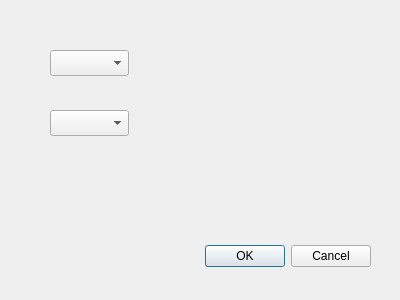
<?xml version="1.0" encoding="UTF-8"?>
<ui version="4.0">
 <class>AddRentalDialog</class>
 <widget class="QDialog" name="AddRentalDialog">
  <property name="geometry">
   <rect>
    <x>0</x>
    <y>0</y>
    <width>400</width>
    <height>300</height>
   </rect>
  </property>
  <property name="windowTitle">
   <string>Dialog</string>
  </property>
  <widget class="QDialogButtonBox" name="buttonBox">
   <property name="geometry">
    <rect>
     <x>30</x>
     <y>240</y>
     <width>341</width>
     <height>32</height>
    </rect>
   </property>
   <property name="orientation">
    <enum>Qt::Orientation::Horizontal</enum>
   </property>
   <property name="standardButtons">
    <set>QDialogButtonBox::StandardButton::Cancel|QDialogButtonBox::StandardButton::Ok</set>
   </property>
  </widget>
  <widget class="QComboBox" name="customerComboBox">
   <property name="geometry">
    <rect>
     <x>50</x>
     <y>50</y>
     <width>79</width>
     <height>26</height>
    </rect>
   </property>
  </widget>
  <widget class="QComboBox" name="vehicleComboBox">
   <property name="geometry">
    <rect>
     <x>50</x>
     <y>110</y>
     <width>79</width>
     <height>26</height>
    </rect>
   </property>
  </widget>
 </widget>
 <resources/>
 <connections>
  <connection>
   <sender>buttonBox</sender>
   <signal>accepted()</signal>
   <receiver>AddRentalDialog</receiver>
   <slot>accept()</slot>
   <hints>
    <hint type="sourcelabel">
     <x>248</x>
     <y>254</y>
    </hint>
    <hint type="destinationlabel">
     <x>157</x>
     <y>274</y>
    </hint>
   </hints>
  </connection>
  <connection>
   <sender>buttonBox</sender>
   <signal>rejected()</signal>
   <receiver>AddRentalDialog</receiver>
   <slot>reject()</slot>
   <hints>
    <hint type="sourcelabel">
     <x>316</x>
     <y>260</y>
    </hint>
    <hint type="destinationlabel">
     <x>286</x>
     <y>274</y>
    </hint>
   </hints>
  </connection>
 </connections>
</ui>
